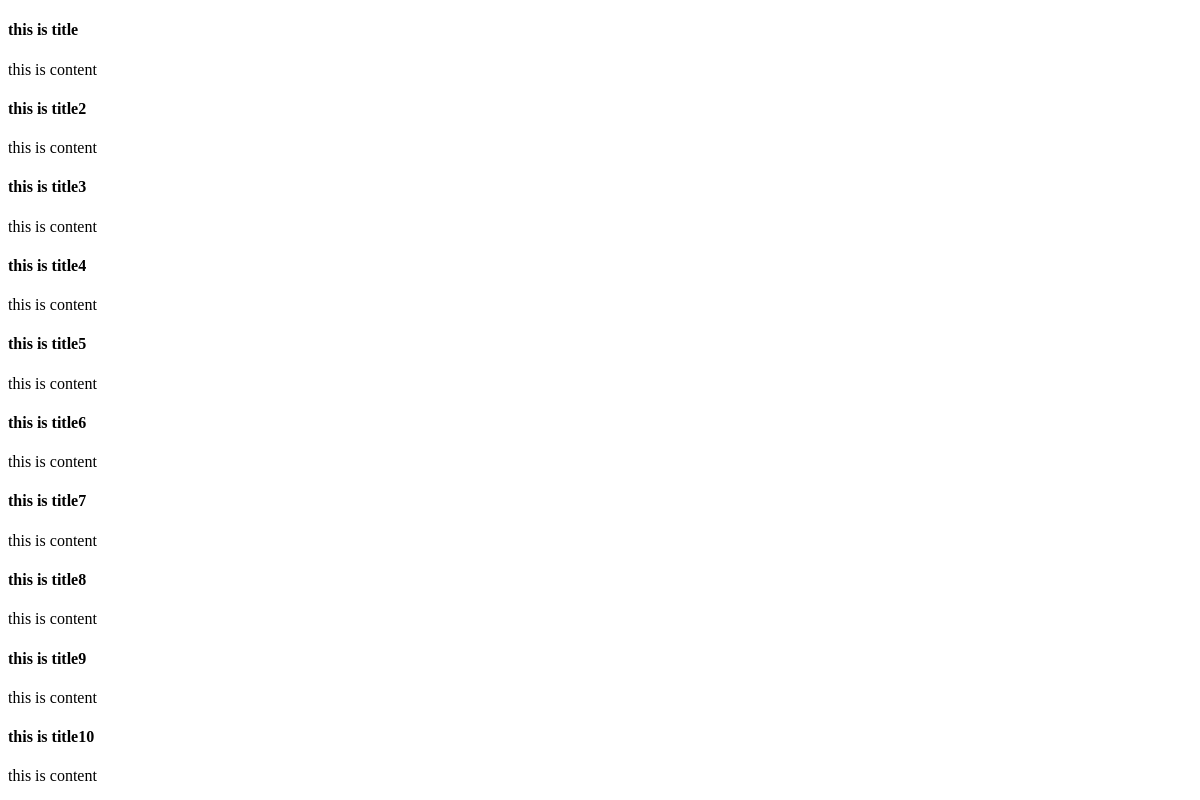
The app's page /second/list/, older data.
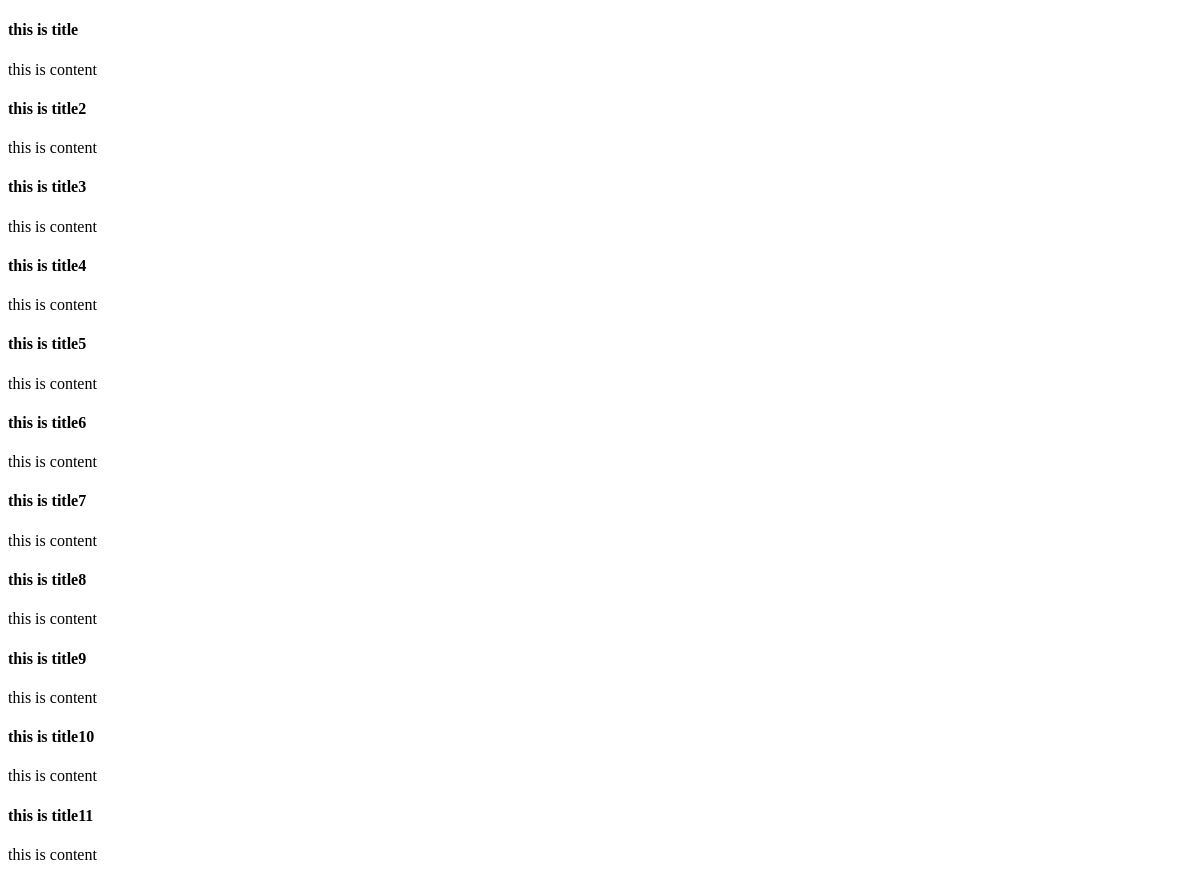
The same page, newer data.
### second/models.py (models this page shows)
class Post(models.Model):
    title = models.CharField(max_length=30)
    content = models.TextField()
    created_at = models.DateTimeField(auto_now_add=True)
    updated_at = models.DateTimeField(auto_now=True)

### second/views.py (the view)
# urls.py: path('list/', views.list, name="list"),
def list(request):
    context = {
        'items': Post.objects.all()
    }
    return render(request, 'second/list.html', context)

### second/templates/second/list.html (shortened to what this page needs)
<!DOCTYPE html>
<html lang="ko">
<head>
</head>
<body>
    {% for item in items %}
    <div>
        <h4>{{ item.title }}</h4>
        <p>{{ item.content }}</p>
    </div>
    {% endfor %}
</body>
</html>

Row changes from the older to the newer data that the page shows:
added Post: title "this is title11", content "this is content"
